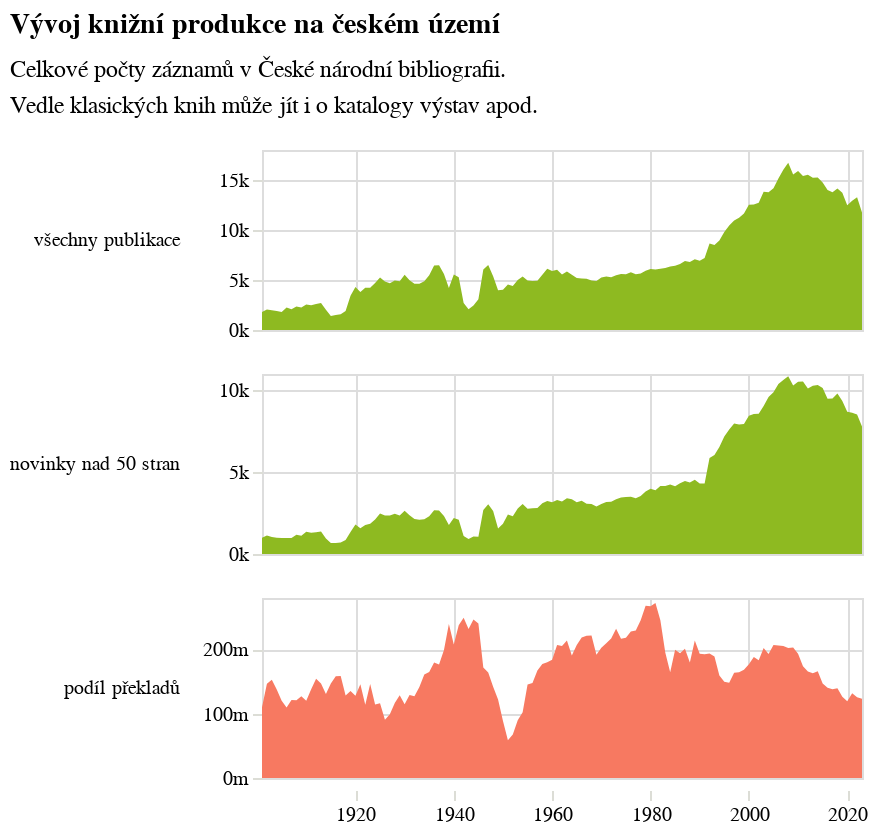

Notebook code cell kept with this figure:
### Code cell
produkce_faceted = alt.Chart(do_grafu.to_pandas(), title={'text': titulek, 'subtitle': podtitulek}, width=300).mark_area().encode(
    alt.X("rok:T", 
          title=None,
          axis=alt.Axis(domainOpacity=0, tickColor='#DCDDD6')
    ),
    alt.Y('value:Q', 
          axis=alt.Axis(orient='left', domainOpacity=0, tickColor='#DCDDD6', format='~s'), 
          title=None
    ),
    alt.Color("variable:N", 
              scale=alt.Scale(range=['#8eba21', '#f77961']),
              title=None, 
              legend=None
    ),
    row=alt.Row(
        "variable:N", 
        sort=['všechny publikace', 'novinky nad 50 stran'],
        title=None, 
        spacing=15,
        header=alt.Header(labelAngle=0, labelAlign='left', labelAnchor='middle', labelFont='Asap')
    )
).resolve_scale(y='independent').properties(height=90, width=300)

produkce_faceted

### Figure 1 — Vega-Lite specification as saved in the notebook (floating-point values rounded to 4 significant figures; data arrays with more than 128 entries replaced by an {"elided": "..."} marker saying what was removed)
{"config": {"title": {"font": "Noticia Text", "fontSize": 14, "anchor": "start", "fontWeight": "bolder", "subtitleFont": "Noticia Text", "subtitleLineHeight": 18, "subtitleFontSize": 12, "subtitleFontWeight": "normal", "subtitlePadding": 10, "dy": -12}, "axis": {"labelFont": "Asap", "titleFont": "Asap", "fontWeight": "lighter", "titleFontWeight": "lighter", "labelFontSize": 10, "titleFontSize": 10, "labelPadding": 2, "titlePadding": 10}, "legend": {"labelFont": "Asap", "labelFontWeight": "normal", "titleFont": "Asap", "titleFontWeight": "normal", "labelFontSize": 10, "titleFontSize": 10}}, "data": {"name": "data-1d9704926bed8fd1f7abae7ffde9a0b3"}, "mark": {"type": "area"}, "encoding": {"color": {"field": "variable", "legend": null, "scale": {"range": ["#8eba21", "#f77961"]}, "title": null, "type": "nominal"}, "row": {"field": "variable", "header": {"labelAlign": "left", "labelAnchor": "middle", "labelAngle": 0, "labelFont": "Asap"}, "sort": ["všechny publikace", "novinky nad 50 stran"], "spacing": 15, "title": null, "type": "nominal"}, "x": {"axis": {"domainOpacity": 0, "tickColor": "#DCDDD6"}, "field": "rok", "title": null, "type": "temporal"}, "y": {"axis": {"domainOpacity": 0, "format": "~s", "orient": "left", "tickColor": "#DCDDD6"}, "field": "value", "title": null, "type": "quantitative"}}, "height": 90, "resolve": {"scale": {"y": "independent"}}, "title": {"text": "Vývoj knižní produkce na českém území", "subtitle": ["Celkové počty záznamů v České národní bibliografii.", "Vedle klasických knih může jít i o katalogy výstav apod."]}, "width": 300, "$schema": "https://vega.github.io/schema/vega-lite/v5.8.0.json", "datasets": {"data-1d9704926bed8fd1f7abae7ffde9a0b3": {"elided": "369 records"}}}
